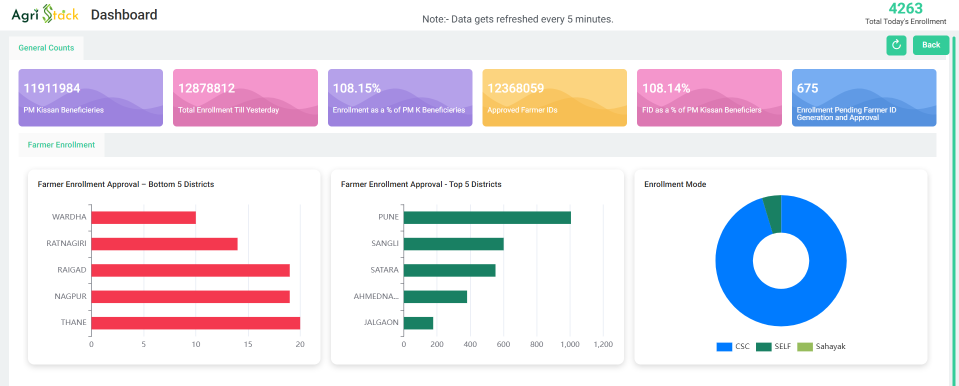
#> input picture Documents/sample dashboard.png, 1917 x 772 px (shown at 1/2 size)
$ python -i image_processing.py   (imports and definitions only)
#> lines starting #> are read from the running program, lines starting #| are printed output that depends on the picture; after the words box and inside, x2 and y2 are one past the last pixel; in counts of white or black regions, pixels touching at a corner belong together
"""
Image preprocessing utilities for OCR enhancement
Uses OpenCV to improve image quality before OCR processing
"""
import cv2
import numpy as np
from PIL import Image
import logging

logger = logging.getLogger(__name__)

class ImagePreprocessor:
    """Handles all image preprocessing operations for OCR"""

    def __init__(self):
        self.processing_history = []

    def preprocess(self, image_path, operations=None):
        """
        Main preprocessing pipeline

        Args:
            image_path: Path to input image
            operations: List of operations to perform (default: all)
                       ['grayscale', 'denoise', 'contrast', 'deskew', 'binarize']

        Returns:
            Preprocessed image (numpy array)
        """
#> called with image_path = '../../Documents/sample dashboard.png'
        if operations is None:
            operations = ['grayscale', 'denoise', 'contrast', 'deskew', 'binarize']

        logger.info(f"Starting preprocessing for: {image_path}")
        self.processing_history = []

        # Load image
        image = cv2.imread(image_path)
#> image is the input picture: shape (772, 1917, 3); mean B, G, R 235.5, 226.4, 230
        if image is None:
            raise ValueError(f"Could not load image from {image_path}")

        self.processing_history.append(f"Loaded image: {image.shape}")

        # Apply operations in sequence
        if 'grayscale' in operations:
            image = self.to_grayscale(image)

        if 'denoise' in operations:
            image = self.denoise(image)

        if 'contrast' in operations:
            image = self.enhance_contrast(image)

        if 'deskew' in operations:
            image = self.deskew(image)

        if 'binarize' in operations:
            image = self.binarize(image)

        logger.info(f"Preprocessing complete: {len(self.processing_history)} operations")
        return image

    def to_grayscale(self, image):
        """Convert image to grayscale"""
        if len(image.shape) == 3:
            gray = cv2.cvtColor(image, cv2.COLOR_BGR2GRAY)
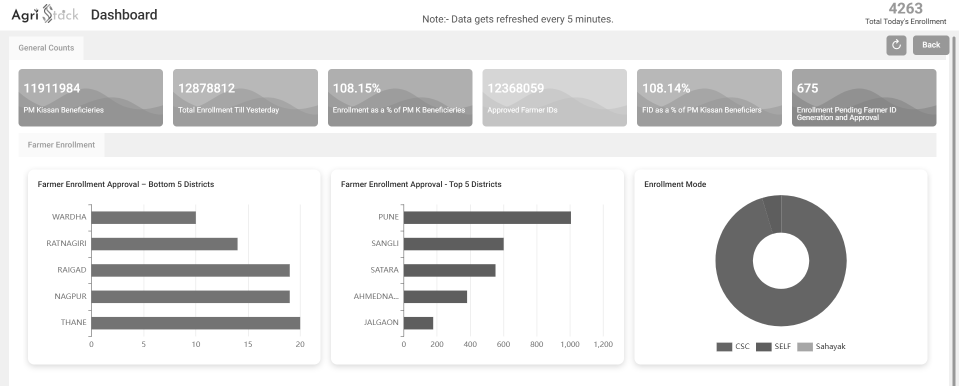
#> gray: shape (772, 1917) (shown at 1/2 size); min 39, max 255, mean 228.5
            self.processing_history.append("Converted to grayscale")
            return gray
        return image

    def denoise(self, image):
        """Remove noise from image"""
        # Use Non-local Means Denoising
        if len(image.shape) == 2:  # Grayscale
            denoised = cv2.fastNlMeansDenoising(image, None, 10, 7, 21)
        else:  # Color
            denoised = cv2.fastNlMeansDenoisingColored(image, None, 10, 10, 7, 21)

        self.processing_history.append("Applied denoising")
        return denoised

    def enhance_contrast(self, image):
        """Enhance image contrast using CLAHE"""
        if len(image.shape) == 3:
            # Convert to LAB color space
            lab = cv2.cvtColor(image, cv2.COLOR_BGR2LAB)
            l, a, b = cv2.split(lab)

            # Apply CLAHE to L channel
            clahe = cv2.createCLAHE(clipLimit=3.0, tileGridSize=(8, 8))
            l = clahe.apply(l)

            # Merge channels
            enhanced = cv2.merge([l, a, b])
            enhanced = cv2.cvtColor(enhanced, cv2.COLOR_LAB2BGR)
        else:
            # Apply CLAHE directly for grayscale
            clahe = cv2.createCLAHE(clipLimit=3.0, tileGridSize=(8, 8))
            enhanced = clahe.apply(image)
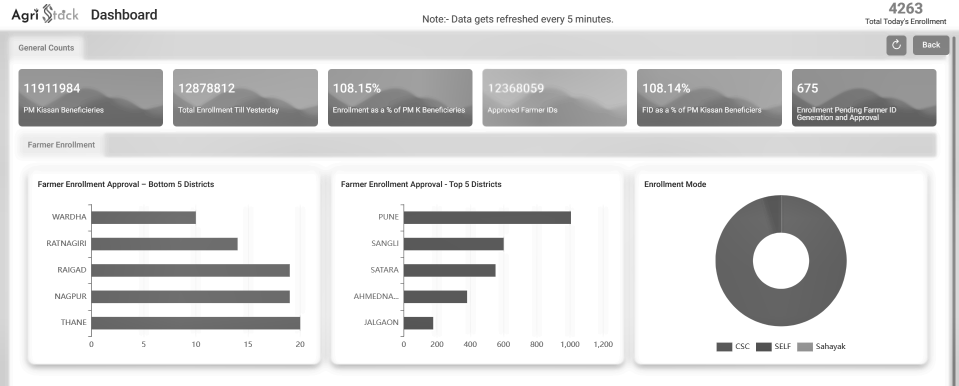
#> enhanced: shape (772, 1917) (shown at 1/2 size); min 31, max 255, mean 219.1

        self.processing_history.append("Enhanced contrast (CLAHE)")
        return enhanced

    def deskew(self, image):
        """Detect and correct skew in image"""
        # Ensure grayscale
        if len(image.shape) == 3:
            gray = cv2.cvtColor(image, cv2.COLOR_BGR2GRAY)
        else:
            gray = image.copy()

        # Detect edges
        edges = cv2.Canny(gray, 50, 150, apertureSize=3)
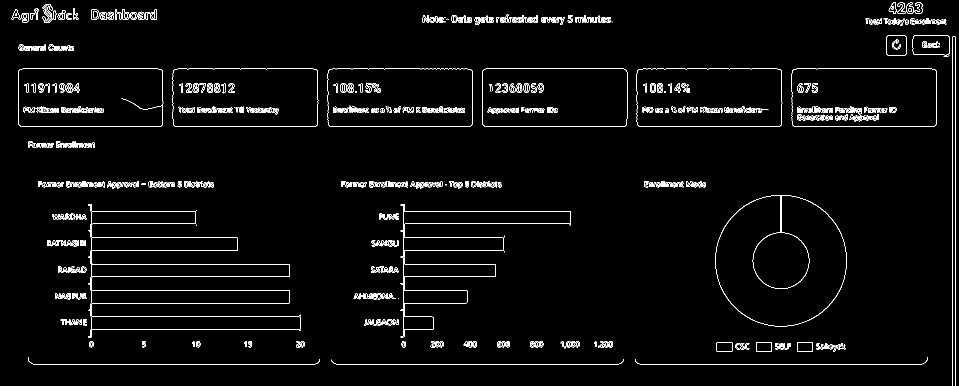
#> edges: shape (772, 1917) (shown at 1/2 size); 2.7% white in thin lines or dots

        # Detect lines using Hough Transform
        lines = cv2.HoughLines(edges, 1, np.pi / 180, 200)
#> lines = 47 rows, first 8: [252, 1.57], [728, 1.57], [137, 1.57], [1910, 0], [1904, 0], [553, 1.57], [528, 1.57], [218, 1.57]

        if lines is not None and len(lines) > 0:
            # Calculate average angle
            angles = []
            for rho, theta in lines[:, 0]:
                angle = np.degrees(theta) - 90
                if -45 < angle < 45:
                    angles.append(angle)
#> this loop made 47 passes
#> (rho, theta, angle) on passes 1 to 12: (252, 1.57, 0), (728, 1.57, 0), (137, 1.57, 0), (1910, 0, -90), (1904, 0, -90), (553, 1.57, 0), (528, 1.57, 0), (218, 1.57, 0), (216, 1.57, 0), (422, 1.57, 0), (447, 1.57, 0), (221, 1.57, 0)
#> after the loop, angles = 45 values, max 5 at index 39, min -1 at index 42, mean 0.378

            if angles:
                median_angle = np.median(angles)
#> median_angle = 0

                # Only deskew if angle is significant
                if abs(median_angle) > 0.5:
                    # Get rotation matrix
                    h, w = image.shape[:2]
                    center = (w // 2, h // 2)
                    matrix = cv2.getRotationMatrix2D(center, median_angle, 1.0)

                    # Rotate image
                    deskewed = cv2.warpAffine(
                        image, matrix, (w, h),
                        flags=cv2.INTER_CUBIC,
                        borderMode=cv2.BORDER_REPLICATE
                    )

                    self.processing_history.append(f"Deskewed by {median_angle:.2f}°")
                    return deskewed

        self.processing_history.append("No significant skew detected")
        return image

    def binarize(self, image):
        """Convert image to binary (black and white)"""
        # Ensure grayscale
        if len(image.shape) == 3:
            gray = cv2.cvtColor(image, cv2.COLOR_BGR2GRAY)
        else:
            gray = image.copy()

        # Apply Otsu's thresholding
        _, binary = cv2.threshold(
            gray, 0, 255,
            cv2.THRESH_BINARY + cv2.THRESH_OTSU
        )
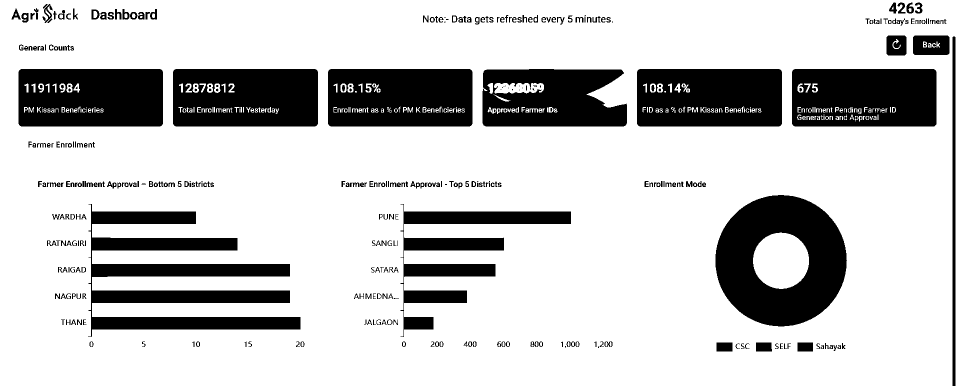
#> binary: shape (772, 1917) (shown at 1/2 size); 78.3% white; 426 black regions (106 under 20 px), largest, box (x1, y1, x2, y2) and area: (1431, 390, 1694, 653) 44241, (176, 408, 601, 674) 43345, (37, 138, 326, 253) 31550

        # Alternative: Adaptive thresholding (better for varying lighting)
        # binary = cv2.adaptiveThreshold(
        #     gray, 255,
        #     cv2.ADAPTIVE_THRESH_GAUSSIAN_C,
        #     cv2.THRESH_BINARY, 11, 2
        # )

        self.processing_history.append("Applied Otsu's binarization")
        return binary

    # [62 lines left out: functions resize_image, remove_borders, get_processing_info, save_image, image_to_pil, pil_to_cv, not called in this run]

>>> result = ImagePreprocessor().preprocess('../../Documents/sample dashboard.png')
